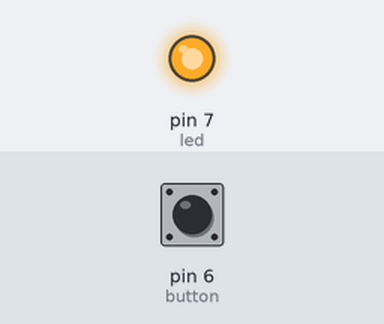
Bench run of a sketch on a simulated Arduino Uno, built with avr-gcc and run on an emulated ATmega328P. Parts: output pins drawn as LEDs (lit = HIGH). The test bench sets the inputs (shaded band); at power-on: pin 6 (button) HIGH. EEPROM starts erased; what the sketch prints to the serial monitor is not drawn.

Above: at 1.2 s.
1.3 s: pin 6 (button) pulled LOW for 0.15 s
At 2.6 s:
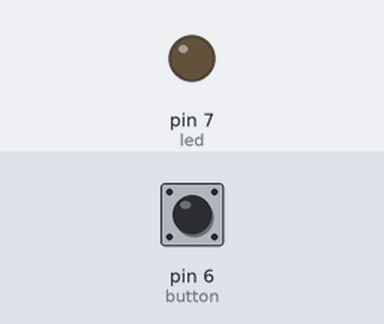
2.9 s: pin 6 (button) pulled LOW for 1 s
At 3.7 s:
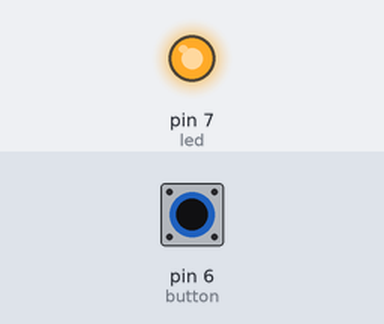
5.4 s: pin 6 (button) pulled LOW for 3.2 s
At 6.9 s:
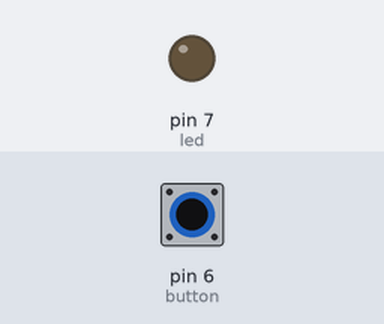
Timing chart, 0 to 8.4 s (numbered marks = the images above; inputs shaded):
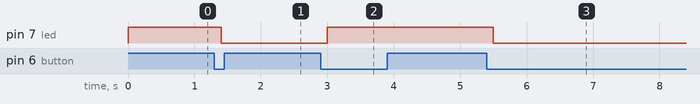

The sketch:

toggle_led.ino
```cpp
#include <EEPROM.h>
const int button = 6;
const int led = 7;

bool led_state;
bool button_state;
bool last_button = LOW;
unsigned long prev_time = millis();

void setup() {
  Serial.begin(9600);
  pinMode(button, INPUT_PULLUP);
  pinMode(led, OUTPUT);
  readEEPROM();
}

void loop() {
 bool read_button = digitalRead(button);

  if(read_button != last_button) {
    prev_time = millis();
  }

  if((millis() - prev_time) > 100) {
    if(read_button != button_state) {
      button_state = read_button;

      if(button_state == LOW) {
        led_state = !led_state;
        EEPROM.update(0,led_state);
      }
    }
  }

  digitalWrite(led, led_state);
  last_button = read_button;
}


void readEEPROM() {
  led_state = EEPROM.read(0);
  Serial.println(led_state);

  if(led_state == 1){
    digitalWrite(led, HIGH);
  }else {
    digitalWrite(led, LOW);
  }
}
```

Measured:
- after the input at 1.3 s, pin 7 (led): HIGH → LOW after 0.10 s
- after the input at 2.9 s, pin 7 (led): LOW → HIGH after 0.10 s
- after the input at 5.4 s, pin 7 (led): HIGH → LOW after 0.10 s
